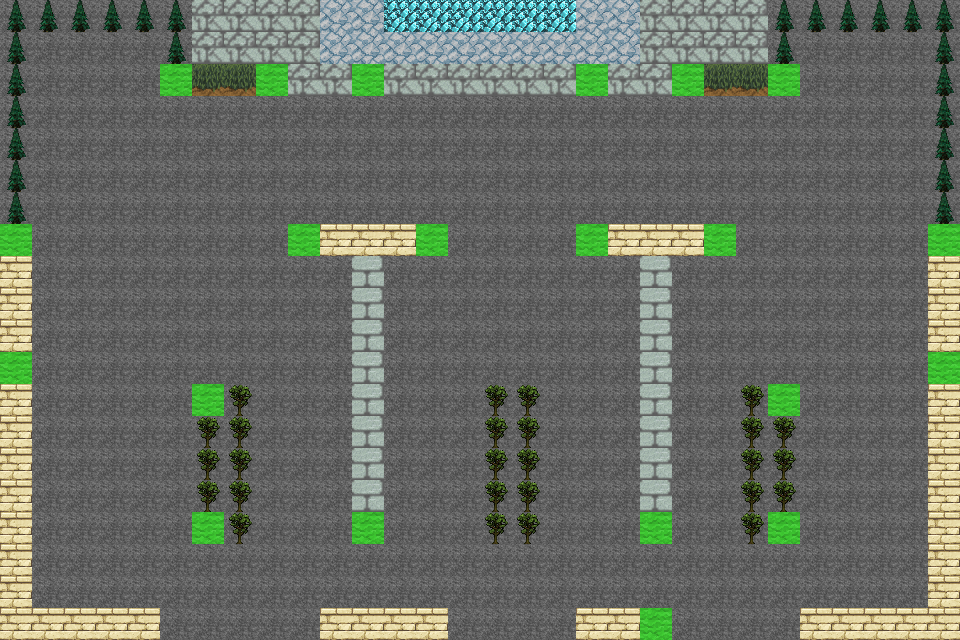

Rendered tile map (Tiled .tmx) drawn with the repository's tilesets; below, a short description and the full map source, tile grids included:
An orthogonal 30x20 tile map with 32x32 px tiles, 2 tile layers (bottom, Tile Layer 1) and 22 objects (21x BuildEntity, CoinEntity).

<map version="1.0" orientation="orthogonal" renderorder="right-down" width="30" height="20" tilewidth="32" tileheight="32" backgroundcolor="#000000" nextobjectid="30">
 <tileset firstgid="1" name="parkingLot" tilewidth="32" tileheight="32" tilecount="256" columns="16">
  <image source="../img/map/terrain-Derivation_5.png" trans="ffffff" width="512" height="512" />
 </tileset>
 <layer name="bottom" width="30" height="20">
  <data encoding="csv">
1,1,1,1,1,1,1,1,1,1,1,1,1,1,1,1,1,1,1,1,1,1,1,1,1,1,1,1,1,1,
1,1,1,1,1,1,1,1,1,1,1,1,1,1,1,1,1,1,1,1,1,1,1,1,1,1,1,1,1,1,
1,1,1,1,1,1,1,1,1,1,1,1,1,1,1,1,1,1,1,1,1,1,1,1,1,1,1,1,1,1,
1,1,1,1,1,1,1,1,1,1,1,1,1,1,1,1,1,1,1,1,1,1,1,1,1,1,1,1,1,1,
1,1,1,1,1,1,1,1,1,1,1,1,1,1,1,1,1,1,1,1,1,1,1,1,1,1,1,1,1,1,
1,1,1,1,1,1,1,1,1,1,1,1,1,1,1,1,1,1,1,1,1,1,1,1,1,1,1,1,1,1,
1,1,1,1,1,1,1,1,1,1,1,1,1,1,1,1,1,1,1,1,1,1,1,1,1,1,1,1,1,1,
1,1,1,1,1,1,1,1,1,1,1,1,1,1,1,1,1,1,1,1,1,1,1,1,1,1,1,1,1,1,
1,1,1,1,1,1,1,1,1,1,1,1,1,1,1,1,1,1,1,1,1,1,1,1,1,1,1,1,1,1,
1,1,1,1,1,1,1,1,1,1,1,1,1,1,1,1,1,1,1,1,1,1,1,1,1,1,1,1,1,1,
1,1,1,1,1,1,1,1,1,1,1,1,1,1,1,1,1,1,1,1,1,1,1,1,1,1,1,1,1,1,
1,1,1,1,1,1,1,1,1,1,1,1,1,1,1,1,1,1,1,1,1,1,1,1,1,1,1,1,1,1,
1,1,1,1,1,1,1,1,1,1,1,1,1,1,1,1,1,1,1,1,1,1,1,1,1,1,1,1,1,1,
1,1,1,1,1,1,1,1,1,1,1,1,1,1,1,1,1,1,1,1,1,1,1,1,1,1,1,1,1,1,
1,1,1,1,1,1,1,1,1,1,1,1,1,1,1,1,1,1,1,1,1,1,1,1,1,1,1,1,1,1,
1,1,1,1,1,1,1,1,1,1,1,1,1,1,1,1,1,1,1,1,1,1,1,1,1,1,1,1,1,1,
1,1,1,1,1,1,1,1,1,1,1,1,1,1,1,1,1,1,1,1,1,1,1,1,1,1,1,1,1,1,
1,1,1,1,1,1,1,1,1,1,1,1,1,1,1,1,1,1,1,1,1,1,1,1,1,1,1,1,1,1,
1,1,1,1,1,1,1,1,1,1,1,1,1,1,1,1,1,1,1,1,1,1,1,1,1,1,1,1,1,1,
1,1,1,1,1,1,1,1,1,1,1,1,1,1,1,1,1,1,1,1,1,1,1,1,1,1,1,1,1,1
</data>
 </layer>
 <layer name="Tile Layer 1" width="30" height="20">
  <data encoding="csv">
64,64,64,64,64,64,102,102,102,102,68,68,25,25,25,25,25,25,68,68,102,102,102,102,64,64,64,64,64,64,
64,1,1,1,1,64,102,102,102,102,68,68,68,68,68,68,68,68,68,68,102,102,102,102,64,1,1,1,1,64,
64,1,1,1,1,147,78,78,147,102,102,147,102,102,102,102,102,102,147,102,102,147,78,78,147,1,1,1,1,64,
64,1,1,1,1,1,1,1,1,1,1,1,1,1,1,1,1,1,1,1,1,1,1,1,1,1,1,1,1,64,
64,1,1,1,1,1,1,1,1,1,1,1,1,1,1,1,1,1,1,1,1,1,1,1,1,1,1,1,1,64,
64,1,1,1,1,1,1,1,1,1,1,1,1,1,1,1,1,1,1,1,1,1,1,1,1,1,1,1,1,64,
64,1,1,1,1,1,1,1,1,1,1,1,1,1,1,1,1,1,1,1,1,1,1,1,1,1,1,1,1,64,
147,1,1,1,1,1,1,1,1,147,193,193,193,147,1,1,1,1,147,193,193,193,147,1,1,1,1,1,1,147,
193,1,1,1,1,1,1,1,1,1,1,214,1,1,1,1,1,1,1,1,214,1,1,1,1,1,1,1,1,193,
193,1,1,1,1,1,1,1,1,1,1,214,1,1,1,1,1,1,1,1,214,1,1,1,1,1,1,1,1,193,
193,1,1,1,1,1,1,1,1,1,1,214,1,1,1,1,1,1,1,1,214,1,1,1,1,1,1,1,1,193,
147,1,1,1,1,1,1,1,1,1,1,214,1,1,1,1,1,1,1,1,214,1,1,1,1,1,1,1,1,147,
193,1,1,1,1,1,147,31,1,1,1,214,1,1,1,31,31,1,1,1,214,1,1,31,147,1,1,1,1,193,
193,1,1,1,1,1,31,31,1,1,1,214,1,1,1,31,31,1,1,1,214,1,1,31,31,1,1,1,1,193,
193,1,1,1,1,1,31,31,1,1,1,214,1,1,1,31,31,1,1,1,214,1,1,31,31,1,1,1,1,193,
193,1,1,1,1,1,31,31,1,1,1,214,1,1,1,31,31,1,1,1,214,1,1,31,31,1,1,1,1,193,
193,1,1,1,1,1,147,31,1,1,1,147,1,1,1,31,31,1,1,1,147,1,1,31,147,1,1,1,1,193,
193,1,1,1,1,1,1,1,1,1,1,1,1,1,1,1,1,1,1,1,1,1,1,1,1,1,1,1,1,193,
193,1,1,1,1,1,1,1,1,1,1,1,1,1,1,1,1,1,1,1,1,1,1,1,1,1,1,1,1,193,
193,193,193,193,193,1,1,1,1,1,193,193,193,193,1,1,1,1,193,193,147,1,1,1,1,193,193,193,193,193
</data>
 </layer>
 <objectgroup name="Object Layer 1">
  <object id="7" name="CoinEntity" x="448" y="34" width="96" height="25" />
  <object id="8" name="BuildEntity" x="353" y="512" width="30" height="30" />
  <object id="9" name="BuildEntity" x="641" y="510" width="30" height="30" />
  <object id="11" name="BuildEntity" x="641" y="610" width="30" height="30" />
  <object id="12" name="BuildEntity" x="770" y="512" width="30" height="30" />
  <object id="13" name="BuildEntity" x="769" y="385" width="30" height="30" />
  <object id="14" name="BuildEntity" x="929" y="352" width="30" height="30" />
  <object id="15" name="BuildEntity" x="928" y="224" width="30" height="30" />
  <object id="16" name="BuildEntity" x="705" y="223" width="30" height="30" />
  <object id="17" name="BuildEntity" x="577" y="225" width="30" height="30" />
  <object id="18" name="BuildEntity" x="769" y="66" width="30" height="30" />
  <object id="19" name="BuildEntity" x="671" y="64" width="30" height="30" />
  <object id="20" name="BuildEntity" x="576" y="65" width="30" height="30" />
  <object id="21" name="BuildEntity" x="418" y="223" width="30" height="30" />
  <object id="22" name="BuildEntity" x="288" y="225" width="30" height="30" />
  <object id="23" name="BuildEntity" x="352" y="66" width="30" height="30" />
  <object id="24" name="BuildEntity" x="257" y="63" width="30" height="30" />
  <object id="25" name="BuildEntity" x="162" y="65" width="30" height="30" />
  <object id="26" name="BuildEntity" x="-1" y="224" width="30" height="30" />
  <object id="27" name="BuildEntity" x="0" y="350" width="30" height="30" />
  <object id="28" name="BuildEntity" x="192" y="386" width="30" height="30" />
  <object id="29" name="BuildEntity" x="191" y="512" width="30" height="30" />
 </objectgroup>
</map>
